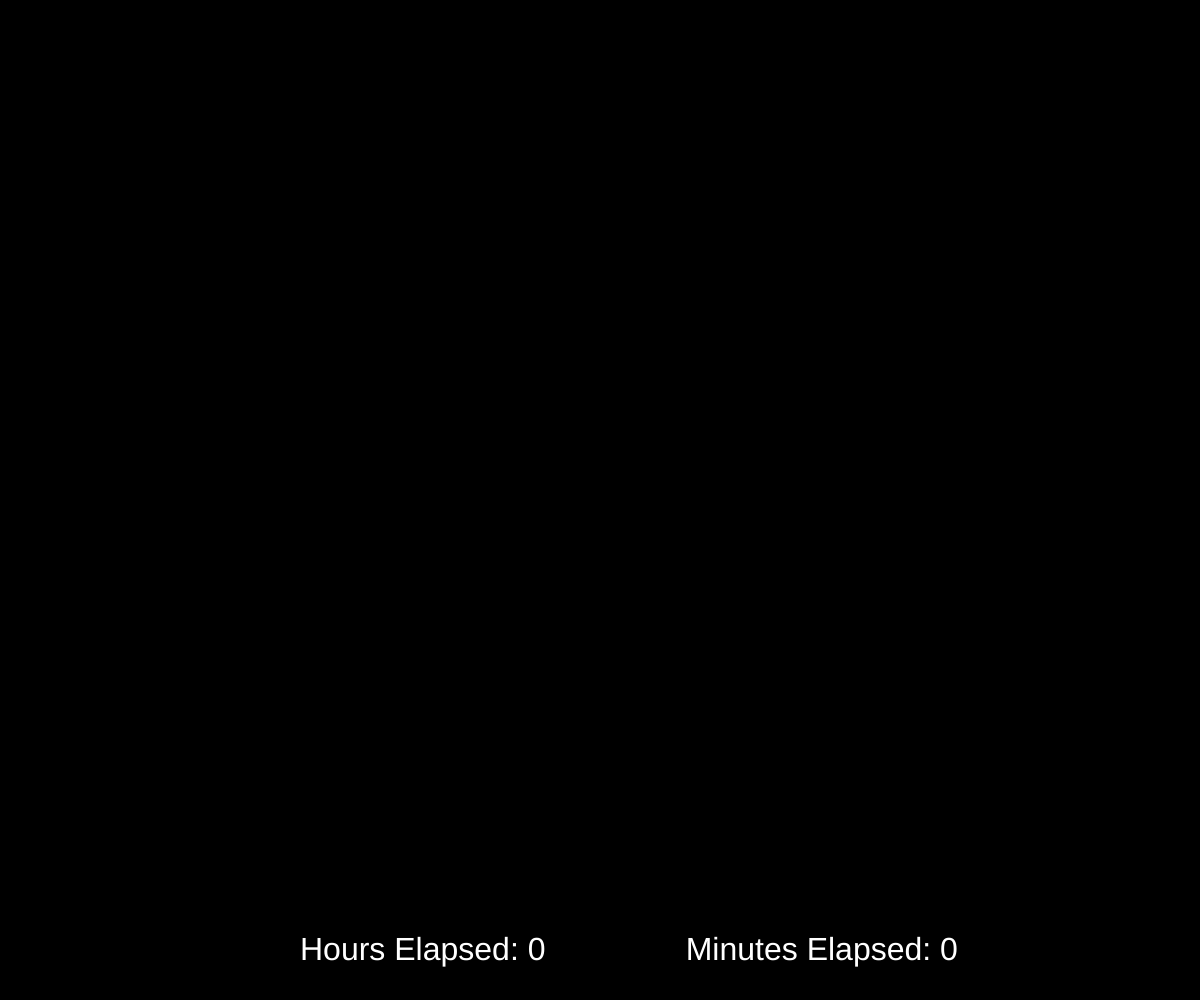
Frame 1 (no input)
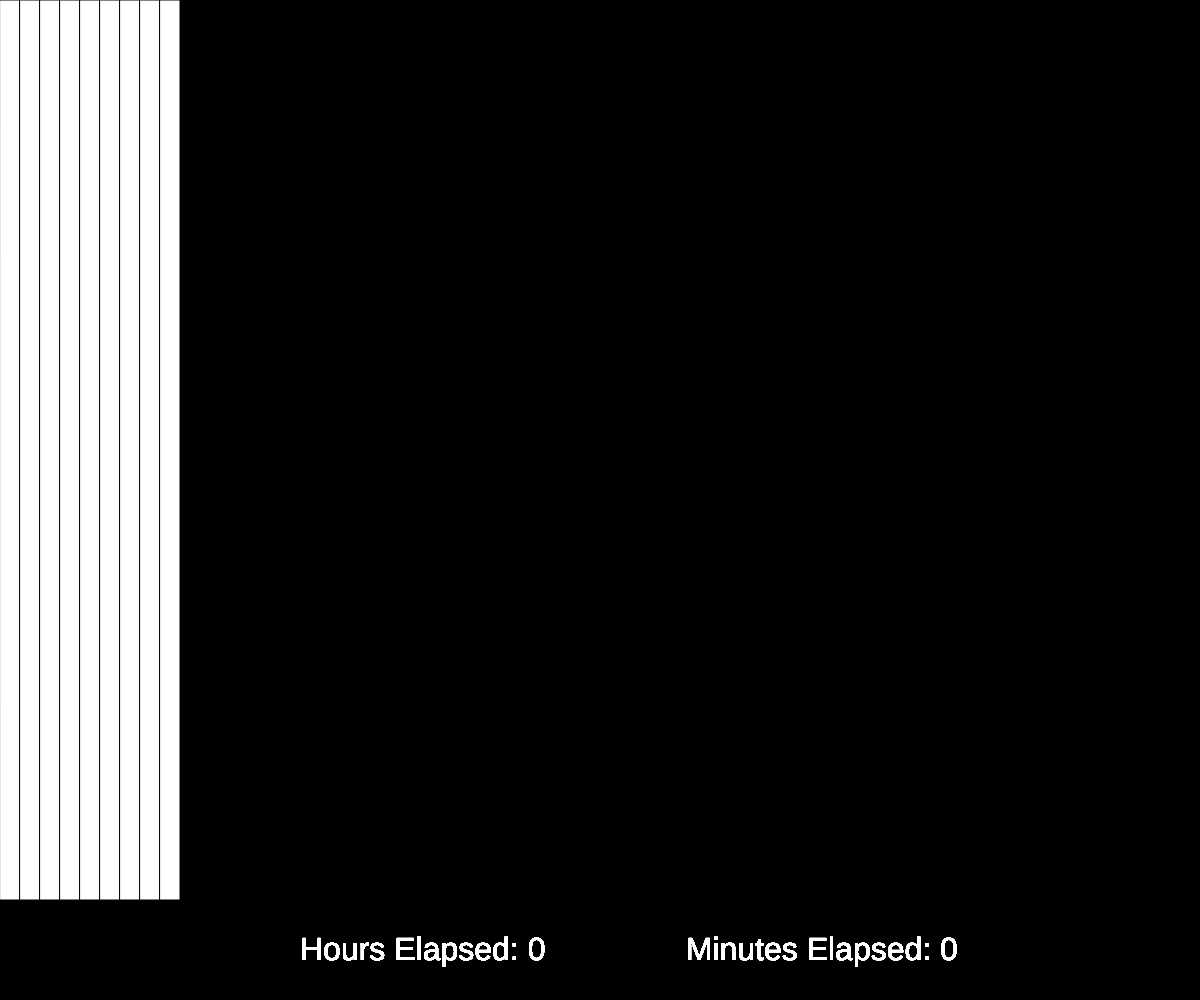
Frame 60 (no input)
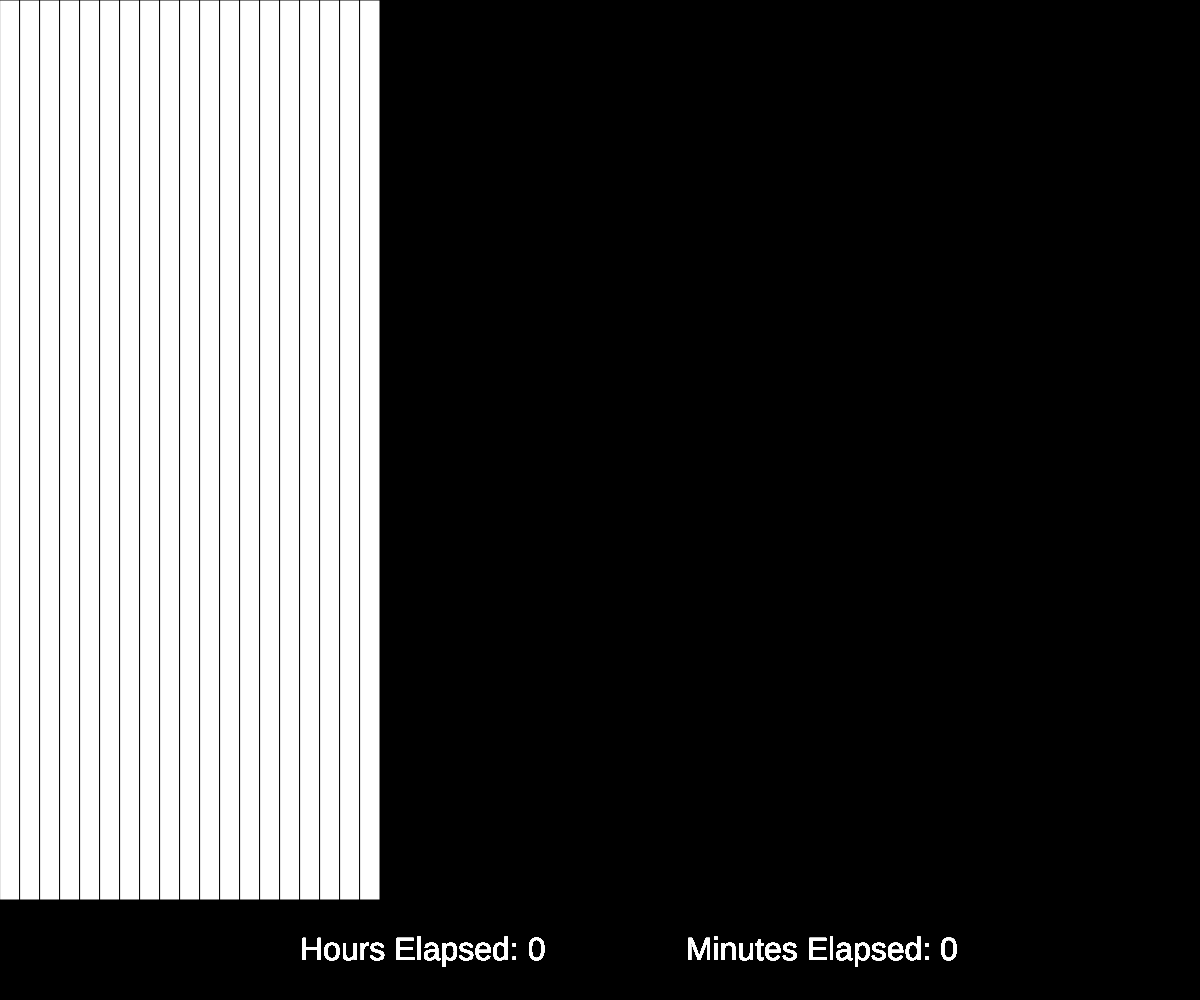
Frame 120 (the mouse pressed at the canvas centre since frame 60)

The p5.js sketch that drew these frames (run headless with seeded random() and noise() and a simulated clock; from frame 60 on, the mouse is pressed at the canvas centre):

// p5.js sketch
// ── sketch.js
function setup() {
  createCanvas(windowWidth, windowHeight);
  background(0);
  fill(255);
}

let timer = 100;
let eventChange = timer;
let xpos = 0;
let hoursElapsed = 0;
let minutesElapsed = 0;

function draw() {
  strokeWeight(1);
  if(millis()>eventChange)
  {
    if(xpos<width)
    {
      rect(xpos,0,width/60,height-100);
      xpos+=width/60;
      if(xpos>=width)
      {
        background(0);
        xpos=0;
        minutesElapsed++;
        if(minutesElapsed%60==0)
        {
          hoursElapsed++;
          minutesElapsed = 0;
        }
      }
    }
    eventChange = millis() + timer;
  }
  fill(255);
  textSize(32);
  text('Hours Elapsed: ' +hoursElapsed, width/4, height-40);
  text('Minutes Elapsed: '+minutesElapsed, width/1.75, height-40);
}
